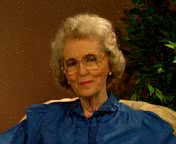
#> input picture frame 87 of PracticasTDI/P9/filteredgrandma.avi, 176 x 144 px, given in place of grandma_qcif.y4m, which was not available
$ jupyter execute --allow-errors P9.ipynb   (shell and % lines are left out)   (text cells are left out)
#> lines starting #> are read from the running program, lines starting #| are printed output that depends on the picture
[cell 1]
import numpy as np
import cv2
from bokeh.plotting import figure
from bokeh.io import output_notebook, show, push_notebook
import time
from matplotlib import pyplot as plt

import imfunctions as imf
import videofunctions as vidf
output_notebook()

[cell 2]
vidcap = cv2.VideoCapture('grandma_qcif.y4m')
success,frame = vidcap.read()
#> frame is the input picture: shape (144, 176, 3); mean B, G, R 29.9, 50.1, 69.7
fps = vidcap.get(cv2.CAP_PROP_FPS)
frame=cv2.cvtColor(frame, cv2.COLOR_BGR2RGBA) # because Bokeh expects a RGBA image
#> frame: shape (144, 176, 4)
frame=cv2.flip(frame, -1) # because Bokeh flips vertically
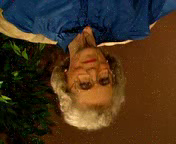
#> frame: shape (144, 176, 4); mean R, G, B, A 69.7, 50.1, 29.9, 255
width=frame.shape[1]
#> width = 176
height=frame.shape[0]
#> height = 144
p = figure(x_range=(0,width), y_range=(0,height), output_backend="webgl", width=width, height=height)
myImage = p.image_rgba(image=[frame], x=0, y=0, dw=width, dh=height)
show(p, notebook_handle=True)

#> (the rest of this cell did not finish here and is left out)


$ run again, starting later in the video
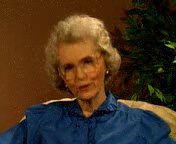
#> input picture frame 391 of PracticasTDI/P9/filteredgrandma.avi, 176 x 144 px, given in place of grandma_qcif.y4m, which was not available
#> frame is the input picture: shape (144, 176, 3); mean B, G, R 29.8, 49.6, 68.7
#> `frame=cv2.flip(frame, -1)`:
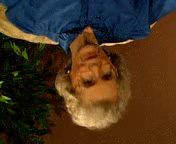
#> frame: shape (144, 176, 4); mean R, G, B, A 68.7, 49.6, 29.8, 255

$ run again, starting later in the video
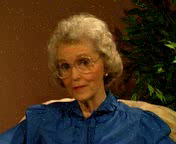
#> input picture frame 696 of PracticasTDI/P9/filteredgrandma.avi, 176 x 144 px, given in place of grandma_qcif.y4m, which was not available
#> frame is the input picture: shape (144, 176, 3); mean B, G, R 29.6, 50.1, 69.4
#> `frame=cv2.flip(frame, -1)`:
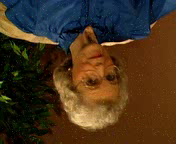
#> frame: shape (144, 176, 4); mean R, G, B, A 69.4, 50.1, 29.6, 255
